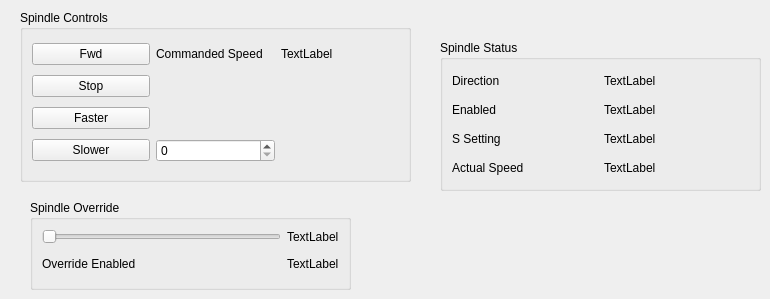
      <widget class="QWidget" name="tab_10">
       <attribute name="title">
        <string>Spindle</string>
       </attribute>
       <widget class="QGroupBox" name="groupBox_14">
        <property name="geometry">
         <rect>
          <x>20</x>
          <y>10</y>
          <width>391</width>
          <height>172</height>
         </rect>
        </property>
        <property name="title">
         <string>Spindle Controls</string>
        </property>
        <layout class="QGridLayout" name="gridLayout_22">
         <item row="0" column="0">
          <widget class="QPushButton" name="spindle_fwd_pb">
           <property name="text">
            <string>Fwd</string>
           </property>
          </widget>
         </item>
         <item row="0" column="1">
          <widget class="QLabel" name="label">
           <property name="text">
            <string>Commanded Speed</string>
           </property>
          </widget>
         </item>
         <item row="0" column="2">
          <widget class="QLabel" name="spindle_speed_0_lb">
           <property name="text">
            <string>TextLabel</string>
           </property>
          </widget>
         </item>
         <item row="1" column="0">
          <widget class="QPushButton" name="spindle_stop_pb">
           <property name="text">
            <string>Stop</string>
           </property>
          </widget>
         </item>
         <item row="2" column="0">
          <widget class="QPushButton" name="spindle_plus_pb">
           <property name="text">
            <string>Faster</string>
           </property>
          </widget>
         </item>
         <item row="3" column="0">
          <widget class="QPushButton" name="spindle_minus_pb">
           <property name="text">
            <string>Slower</string>
           </property>
          </widget>
         </item>
         <item row="3" column="1">
          <widget class="QSpinBox" name="spindle_speed_sb"/>
         </item>
        </layout>
       </widget>
       <widget class="QGroupBox" name="groupBox_15">
        <property name="geometry">
         <rect>
          <x>440</x>
          <y>40</y>
          <width>321</width>
          <height>151</height>
         </rect>
        </property>
        <property name="title">
         <string>Spindle Status</string>
        </property>
        <layout class="QGridLayout" name="gridLayout_23">
         <item row="0" column="1">
          <widget class="QLabel" name="spindle_direction_0_lb">
           <property name="text">
            <string>TextLabel</string>
           </property>
          </widget>
         </item>
         <item row="1" column="1">
          <widget class="QLabel" name="spindle_enabled_0_lb">
           <property name="text">
            <string>TextLabel</string>
           </property>
          </widget>
         </item>
         <item row="2" column="1">
          <widget class="QLabel" name="settings_speed_lb">
           <property name="text">
            <string>TextLabel</string>
           </property>
          </widget>
         </item>
         <item row="2" column="0">
          <widget class="QLabel" name="label_8">
           <property name="text">
            <string>S Setting</string>
           </property>
          </widget>
         </item>
         <item row="0" column="0">
          <widget class="QLabel" name="label_2">
           <property name="text">
            <string>Direction</string>
           </property>
          </widget>
         </item>
         <item row="1" column="0">
          <widget class="QLabel" name="label_4">
           <property name="text">
            <string>Enabled</string>
           </property>
          </widget>
         </item>
         <item row="3" column="0">
          <widget class="QLabel" name="label_31">
           <property name="text">
            <string>Actual Speed</string>
           </property>
          </widget>
         </item>
         <item row="3" column="1">
          <widget class="QLabel" name="spindle_actual_speed_lb">
           <property name="text">
            <string>TextLabel</string>
           </property>
          </widget>
         </item>
        </layout>
       </widget>
       <widget class="QGroupBox" name="groupBox_16">
        <property name="geometry">
         <rect>
          <x>30</x>
          <y>200</y>
          <width>321</width>
          <height>90</height>
         </rect>
        </property>
        <property name="title">
         <string>Spindle Override</string>
        </property>
        <layout class="QGridLayout" name="gridLayout_27">
         <item row="0" column="0">
          <widget class="QSlider" name="spindle_override_sl">
           <property name="orientation">
            <enum>Qt::Horizontal</enum>
           </property>
          </widget>
         </item>
         <item row="0" column="1">
          <widget class="QLabel" name="spindle_override_0_lb">
           <property name="text">
            <string>TextLabel</string>
           </property>
          </widget>
         </item>
         <item row="1" column="0">
          <widget class="QLabel" name="label_6">
           <property name="text">
            <string>Override Enabled</string>
           </property>
          </widget>
         </item>
         <item row="1" column="1">
          <widget class="QLabel" name="spindle_override_enabled_0_lb">
           <property name="text">
            <string>TextLabel</string>
           </property>
          </widget>
         </item>
        </layout>
       </widget>
      </widget>
